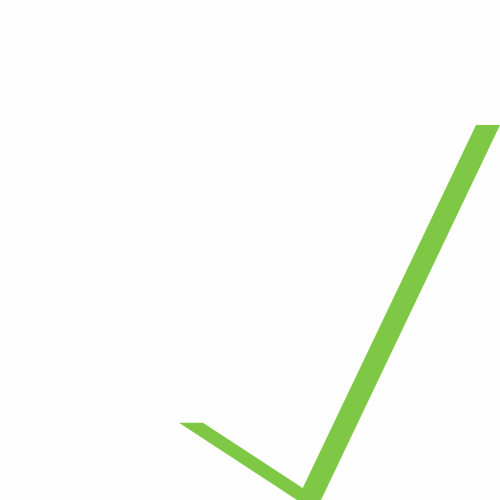
Frame 1 (no input)
Frame 2 (the mouse pressed at the canvas centre, redrawn once): identical to frame 1, image omitted

The Processing sketch that drew this single still picture (run headless with seeded random() and noise(); the mouse was pressed at the canvas centre and the sketch redrawn once):

// Processing sketch: correct
// ── correct.pde
final int WHITE = 254;
final int BLACK = 2;
final color GREEN = color(126, 200, 69); // PANTONE's Jasmine Green
final float PHI = (1 + sqrt(5))/2;

void setup() {
  size(500, 500);
  smooth();
  noLoop();
}

void draw() {
  float w = width;
  float h = height;
  float g = 12.0;
  float e = 1/PHI;

  background(WHITE);
  fill(GREEN);
  noStroke();

  quad(w, h/4,
    w - 2*g, h/4,
    h/PHI - g, h,
    h/PHI + g, h);
  quad(h/PHI + g, h,
    h/PHI - g, h,
    h*e/PHI - g, h - h*e/4,
    h*e/PHI + g, h - h*e/4);
  save("correct.jpg");
}
